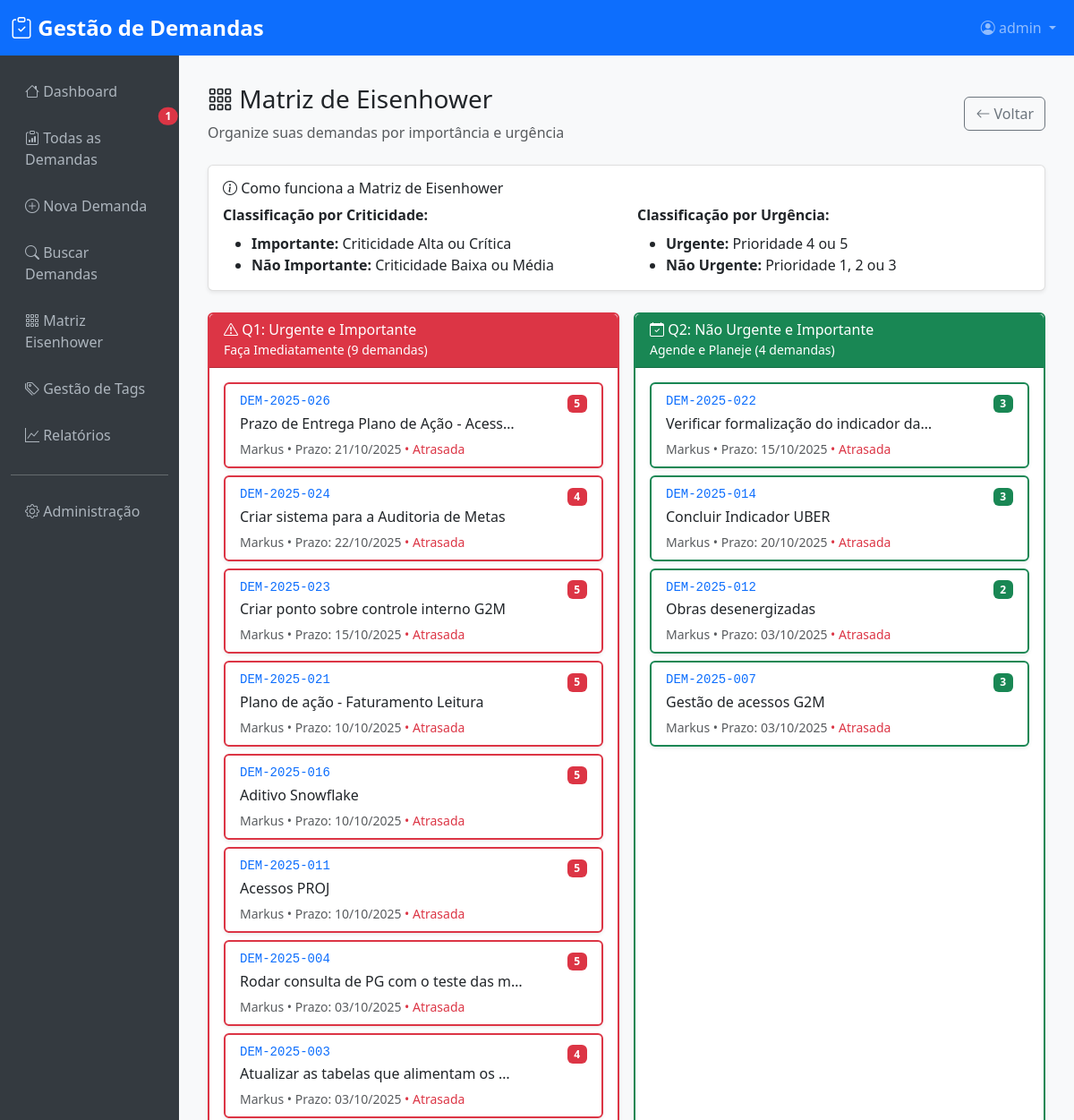
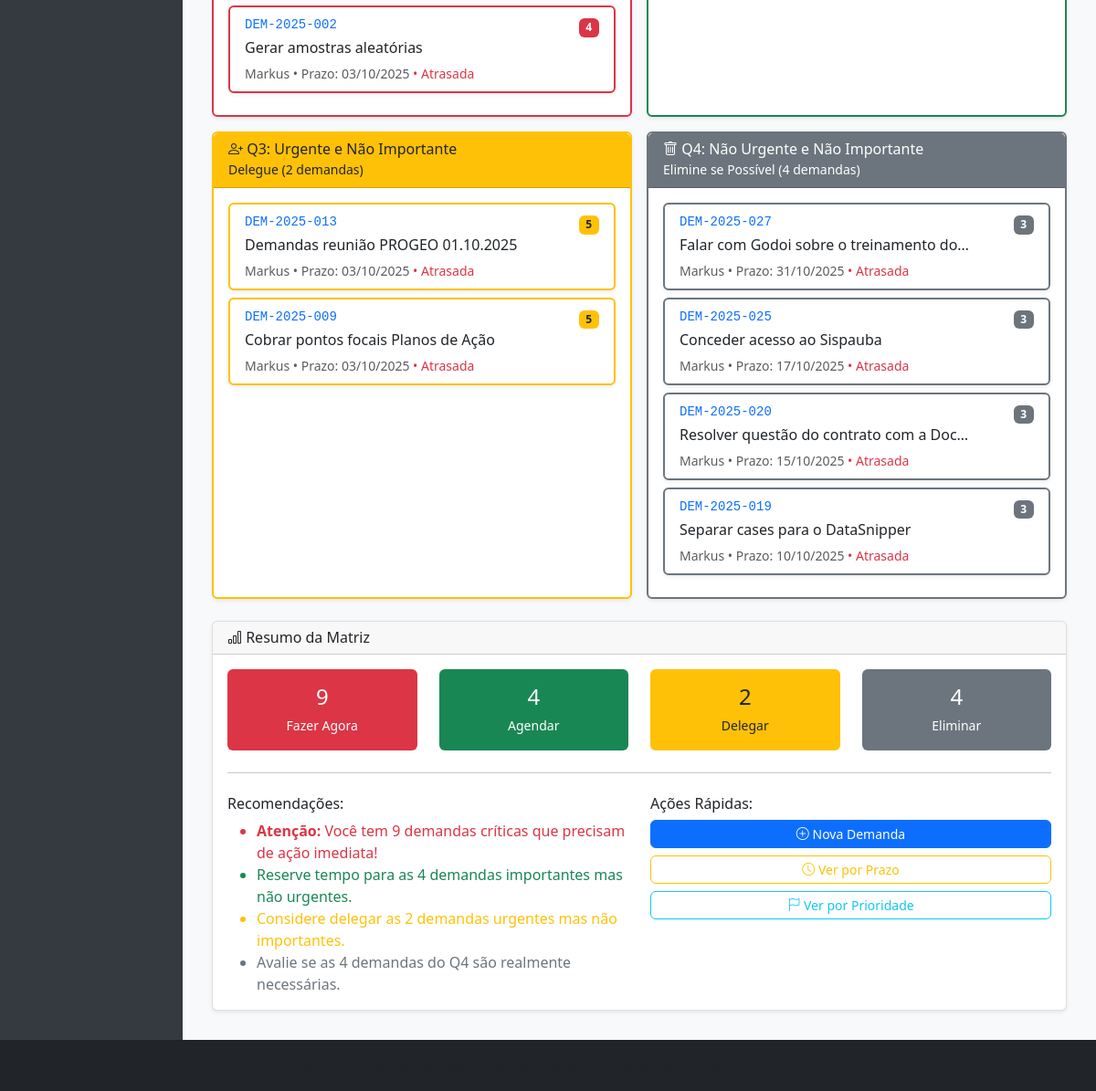
/matriz-eisenhower/ (signed in), run on an earlier commit of the app's database (2 pictures, top to bottom).
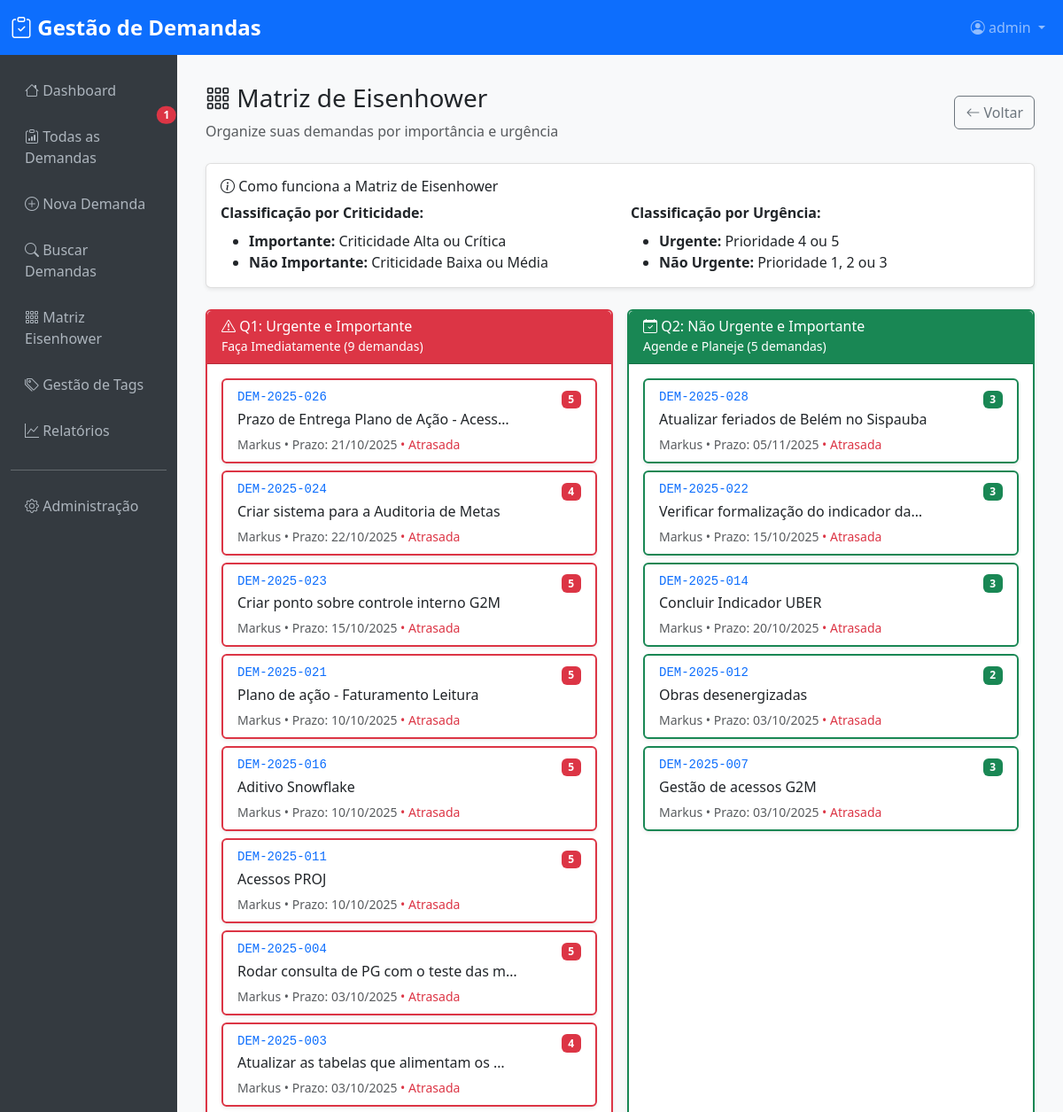
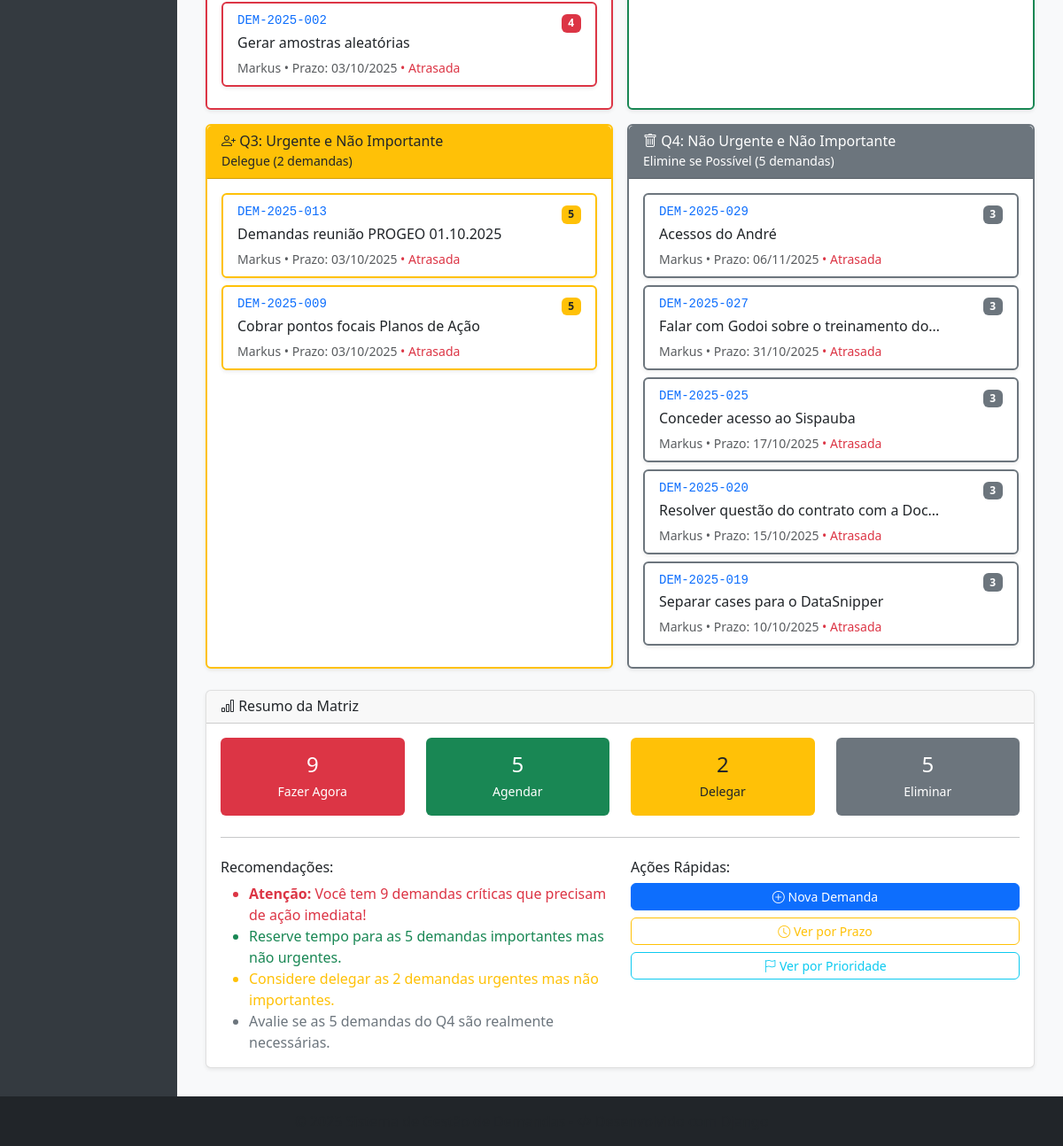
And on a later commit of the database (2 pictures, top to bottom).
### demandas/models.py (models this page shows, shortened)
class Demanda(models.Model):
    class Status(models.TextChoices):
        PENDENTE = 'pendente', 'Pendente'
        ANDAMENTO = 'andamento', 'Em andamento'
        CONCLUIDA = 'concluida', 'Concluída'
        CANCELADA = 'cancelada', 'Cancelada'
        PAUSA = 'pausa', 'Em pausa'
    class Criticidade(models.TextChoices):
        BAIXA = 'baixa', 'Baixa'
        MEDIA = 'media', 'Média'
        ALTA = 'alta', 'Alta'
        CRITICA = 'critica', 'Crítica'
    class Prioridade(models.IntegerChoices):
        MUITO_BAIXA = 1, '1 - Muito Baixa'
        BAIXA = 2, '2 - Baixa'
        MEDIA = 3, '3 - Média'
        ALTA = 4, '4 - Alta'
        MUITO_ALTA = 5, '5 - Muito Alta'
    STATUS_CHOICES = Status.choices
    CRITICIDADE_CHOICES = Criticidade.choices
    PRIORIDADE_CHOICES = Prioridade.choices
    codigo = models.CharField(
        max_length=20,
        unique=True,
        editable=False,
        verbose_name='Código',
        help_text='Código único gerado automaticamente (DEM-YYYY-NNN)'
    )
    titulo = models.CharField(
        max_length=200,
        verbose_name='Título'
    )
    descricao = models.TextField(
        verbose_name='Descrição'
    )
    solicitante = models.CharField(
        max_length=100,
        verbose_name='Solicitante'
    )
    responsavel = models.CharField(
        max_length=100,
        verbose_name='Responsável'
    )
    projeto = models.CharField(
        max_length=100,
        verbose_name='Projeto'
    )
    data_entrada = models.DateField(
        auto_now_add=True,
        verbose_name='Data de Entrada'
    )
    data_prazo = models.DateField(
        verbose_name='Data de Prazo'
    )
    data_conclusao = models.DateField(
        null=True,
        blank=True,
        verbose_name='Data de Conclusão'
    )
    status = models.CharField(
        max_length=10,
        choices=Status.choices,
        default=Status.PENDENTE,
        verbose_name='Status'
    )
    criticidade = models.CharField(
        max_length=10,
        choices=Criticidade.choices,
        default=Criticidade.MEDIA,
        verbose_name='Criticidade'
    )
    prioridade = models.IntegerField(
        choices=Prioridade.choices,
        default=Prioridade.MEDIA,
        verbose_name='Prioridade'
    )
    riscos = models.TextField(
        blank=True,
        verbose_name='Riscos'
    )
    tempo_estimado = models.DecimalField(
        max_digits=8,
        decimal_places=2,
        verbose_name='Tempo Estimado',
        help_text='Tempo estimado em horas'
    )
    tempo_realizado = models.DecimalField(
        max_digits=8,
        decimal_places=2,
        default=0,
        verbose_name='Tempo Realizado',
        help_text='Tempo realizado em horas'
    )
    tags = models.ManyToManyField(
        Tag,
        blank=True,
        related_name='demandas',
        verbose_name='Tags'
    )
    criado_por = models.ForeignKey(
        User,
        on_delete=models.CASCADE,
        related_name='demandas_criadas',
        verbose_name='Criado por'
    )
    criado_em = models.DateTimeField(
        auto_now_add=True,
        verbose_name='Criado em'
    )
    atualizado_em = models.DateTimeField(
        auto_now=True,
        verbose_name='Atualizado em'
    )
    class Meta:
        ordering = ['-criado_em']
        verbose_name = 'Demanda'
        verbose_name_plural = 'Demandas'
        indexes = [
            models.Index(fields=['status']),
            models.Index(fields=['prioridade']),
            models.Index(fields=['data_prazo']),
            models.Index(fields=['criado_por']),
        ]
    @property
    def esta_atrasada(self) -> bool:
        status_finalizados = {self.Status.CONCLUIDA, self.Status.CANCELADA}
        if self.status in status_finalizados:
            return False
        return timezone.now().date() > self.data_prazo

### demandas/views.py (the view)
# urls.py: path('matriz-eisenhower/', views.matriz_eisenhower, name='matriz_eisenhower'),
@login_required
def matriz_eisenhower(request):
    q1 = Demanda.objects.filter(
        criticidade__in=['alta', 'critica'],
        prioridade__in=[4, 5]
    ).exclude(status__in=['concluida', 'cancelada'])
    q2 = Demanda.objects.filter(
        criticidade__in=['alta', 'critica'],
        prioridade__in=[1, 2, 3]
    ).exclude(status__in=['concluida', 'cancelada'])
    q3 = Demanda.objects.filter(
        criticidade__in=['baixa', 'media'],
        prioridade__in=[4, 5]
    ).exclude(status__in=['concluida', 'cancelada'])
    q4 = Demanda.objects.filter(
        criticidade__in=['baixa', 'media'],
        prioridade__in=[1, 2, 3]
    ).exclude(status__in=['concluida', 'cancelada'])
    context = {
        'quadrante1': q1,
        'quadrante2': q2,
        'quadrante3': q3,
        'quadrante4': q4,
    }
    return render(request, 'demandas/matriz_eisenhower.html', context)

### demandas/templates/demandas/matriz_eisenhower.html (shortened to what the changed rows need)
{% extends 'base.html' %}
{% block content %}
<div class="row">
    <div class="col-12">
        <div class="d-flex justify-content-between align-items-center mb-4">
            <div>
                <h1 class="h3">
                    <i class="bi bi-grid-3x3-gap"></i>
                    Matriz de Eisenhower
                </h1>
            </div>
        </div>
    </div>
</div>
<div class="row g-3">
    <div class="col-md-6">
        <div class="card h-100 border-danger">
            <div class="card-body">
                {% for demanda in quadrante1 %}
                <div class="card mb-2 border-danger">
                    <div class="card-body py-2">
                        <div class="d-flex justify-content-between align-items-start">
                            <div class="flex-grow-1">
                                <h6 class="card-title mb-1">
                                    <a href="{% url 'demandas:demanda_detail' demanda.pk %}" class="text-decoration-none">
                                        <code>{{ demanda.codigo }}</code>
                                    </a>
                                </h6>
                                <p class="card-text mb-1">{{ demanda.titulo|truncatechars:40 }}</p>
                                <small class="text-muted">
                                    {{ demanda.responsavel }} •
                                    Prazo: {{ demanda.data_prazo|date:"d/m/Y" }}
                                    {% if demanda.esta_atrasada %}
                                        <span class="text-danger">• Atrasada</span>
                                    {% endif %}
                                </small>
                            </div>
                            <div class="flex-shrink-0 ms-2">
                                <span class="badge bg-danger">{{ demanda.prioridade }}</span>
                            </div>
                        </div>
                    </div>
                </div>
                {% empty %}
                <div class="text-center py-4">
                    <i class="bi bi-check-circle display-4 text-success"></i>
                    <p class="text-muted mt-2">Nenhuma demanda urgente e importante!</p>
                </div>
                {% endfor %}
            </div>
        </div>
    </div>
    <div class="col-md-6">
        <div class="card h-100 border-success">
            <div class="card-header bg-success text-white">
                <h6 class="m-0">
                    <i class="bi bi-calendar-check"></i>
                    Q2: Não Urgente e Importante
                </h6>
                <small>Agende e Planeje ({{ quadrante2|length }} demandas)</small>
            </div>
            <div class="card-body">
                {% for demanda in quadrante2 %}
                <div class="card mb-2 border-success">
                    <div class="card-body py-2">
                        <div class="d-flex justify-content-between align-items-start">
                            <div class="flex-grow-1">
                                <h6 class="card-title mb-1">
                                    <a href="{% url 'demandas:demanda_detail' demanda.pk %}" class="text-decoration-none">
                                        <code>{{ demanda.codigo }}</code>
                                    </a>
                                </h6>
                                <p class="card-text mb-1">{{ demanda.titulo|truncatechars:40 }}</p>
                                <small class="text-muted">
                                    {{ demanda.responsavel }} •
                                    Prazo: {{ demanda.data_prazo|date:"d/m/Y" }}
                                    {% if demanda.esta_atrasada %}
                                        <span class="text-danger">• Atrasada</span>
                                    {% endif %}
                                </small>
                            </div>
                            <div class="flex-shrink-0 ms-2">
                                <span class="badge bg-success">{{ demanda.prioridade }}</span>
                            </div>
                        </div>
                    </div>
                </div>
                {% empty %}
                <div class="text-center py-4">
                    <i class="bi bi-calendar display-4 text-muted"></i>
                    <p class="text-muted mt-2">Nenhuma demanda para agendar.</p>
                </div>
                {% endfor %}
            </div>
        </div>
    </div>
    <div class="col-md-6">
        <div class="card h-100 border-warning">
            <div class="card-body">
                {% for demanda in quadrante3 %}
                <div class="card mb-2 border-warning">
                    <div class="card-body py-2">
                        <div class="d-flex justify-content-between align-items-start">
                            <div class="flex-grow-1">
                                <h6 class="card-title mb-1">
                                    <a href="{% url 'demandas:demanda_detail' demanda.pk %}" class="text-decoration-none">
                                        <code>{{ demanda.codigo }}</code>
                                    </a>
                                </h6>
                                <p class="card-text mb-1">{{ demanda.titulo|truncatechars:40 }}</p>
                                <small class="text-muted">
                                    {{ demanda.responsavel }} •
                                    Prazo: {{ demanda.data_prazo|date:"d/m/Y" }}
                                    {% if demanda.esta_atrasada %}
                                        <span class="text-danger">• Atrasada</span>
                                    {% endif %}
                                </small>
                            </div>
                            <div class="flex-shrink-0 ms-2">
                                <span class="badge bg-warning text-dark">{{ demanda.prioridade }}</span>
                            </div>
                        </div>
                    </div>
                </div>
                {% empty %}
                <div class="text-center py-4">
                    <i class="bi bi-person-check display-4 text-muted"></i>
                    <p class="text-muted mt-2">Nenhuma demanda para delegar.</p>
                </div>
                {% endfor %}
            </div>
        </div>
    </div>
    <div class="col-md-6">
        <div class="card h-100 border-secondary">
            <div class="card-header bg-secondary text-white">
                <h6 class="m-0">
                    <i class="bi bi-trash"></i>
                    Q4: Não Urgente e Não Importante
                </h6>
                <small>Elimine se Possível ({{ quadrante4|length }} demandas)</small>
            </div>
            <div class="card-body">
                {% for demanda in quadrante4 %}
                <div class="card mb-2 border-secondary">
                    <div class="card-body py-2">
                        <div class="d-flex justify-content-between align-items-start">
                            <div class="flex-grow-1">
                                <h6 class="card-title mb-1">
                                    <a href="{% url 'demandas:demanda_detail' demanda.pk %}" class="text-decoration-none">
                                        <code>{{ demanda.codigo }}</code>
                                    </a>
                                </h6>
                                <p class="card-text mb-1">{{ demanda.titulo|truncatechars:40 }}</p>
                                <small class="text-muted">
                                    {{ demanda.responsavel }} •
                                    Prazo: {{ demanda.data_prazo|date:"d/m/Y" }}
                                    {% if demanda.esta_atrasada %}
                                        <span class="text-danger">• Atrasada</span>
                                    {% endif %}
                                </small>
                            </div>
                            <div class="flex-shrink-0 ms-2">
                                <span class="badge bg-secondary">{{ demanda.prioridade }}</span>
                            </div>
                        </div>
                    </div>
                </div>
                {% empty %}
                <div class="text-center py-4">
                    <i class="bi bi-check-circle display-4 text-success"></i>
                    <p class="text-muted mt-2">Ótimo! Nenhuma demanda desnecessária.</p>
                </div>
                {% endfor %}
            </div>
        </div>
    </div>
</div>
<div class="row mt-4">
    <div class="col-12">
        <div class="card">
            <div class="card-body">
                <div class="row text-center">
                    <div class="col-md-3">
                        <div class="p-3 bg-success text-white rounded">
                            <h4 class="mb-1">{{ quadrante2|length }}</h4>
                            <small>Agendar</small>
                        </div>
                    </div>
                    <div class="col-md-3">
                        <div class="p-3 bg-secondary text-white rounded">
                            <h4 class="mb-1">{{ quadrante4|length }}</h4>
                            <small>Eliminar</small>
                        </div>
                    </div>
                </div>
                <div class="row">
                    <div class="col-md-6">
                        <ul class="mb-0">
                            {% if quadrante1 %}
                                <li class="text-danger">
                                    <strong>Atenção:</strong> Você tem {{ quadrante1|length }} demandas críticas que precisam de ação imediata!
                                </li>
                            {% endif %}
                            {% if quadrante2 %}
                                <li class="text-success">
                                    Reserve tempo para as {{ quadrante2|length }} demandas importantes mas não urgentes.
                                </li>
                            {% endif %}
                            {% if quadrante3 %}
                                <li class="text-warning">
                                    Considere delegar as {{ quadrante3|length }} demandas urgentes mas não importantes.
                                </li>
                            {% endif %}
                            {% if quadrante4 %}
                                <li class="text-secondary">
                                    Avalie se as {{ quadrante4|length }} demandas do Q4 são realmente necessárias.
                                </li>
                            {% endif %}
                        </ul>
                    </div>
                </div>
            </div>
        </div>
    </div>
</div>
{% endblock %}

What changed in the data, as far as the page shows it:
added Demanda: codigo "DEM-2025-028", titulo "Atualizar feriados de Belém no Sispauba", responsavel "Markus", data_prazo "05/11/2025", status "• Atrasada", prioridade "3", shown under "Q2: Não Urgente e Importante"
added Demanda: codigo "DEM-2025-029", titulo "Acessos do André", responsavel "Markus", data_prazo "06/11/2025", status "• Atrasada", prioridade "3", shown under "Q4: Não Urgente e Não Importante"
Also different on the page:
{{ quadrante2|length }}: "4" → "5"
{{ quadrante4|length }}: "4" → "5"
